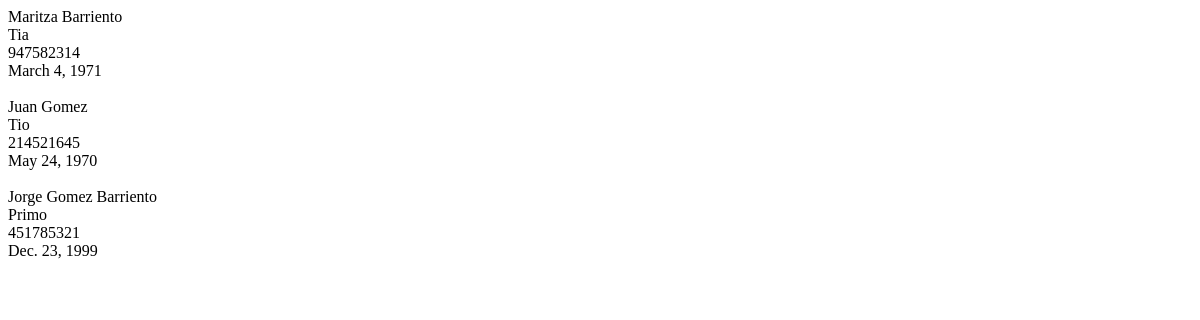
The app's page /filter/, older data.
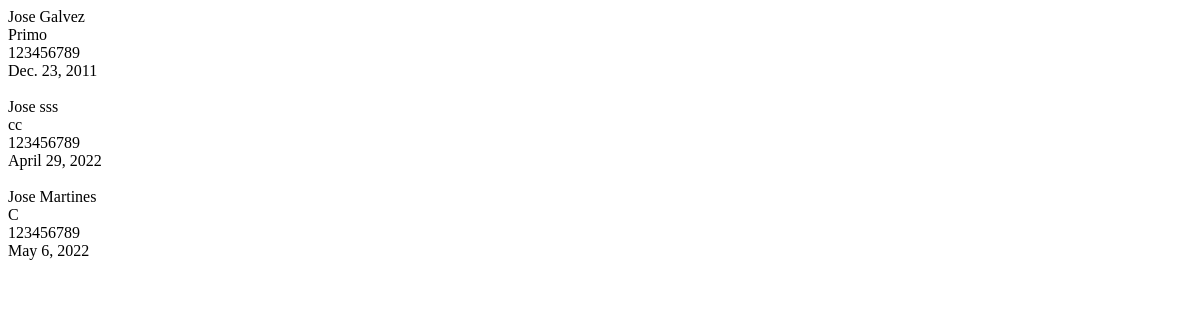
The same page, newer data.
### familiares/models.py (models this page shows)
class Persona(models.Model):
    name = models.CharField(max_length=200)
    surname = models.CharField(max_length=200)
    relationship = models.CharField(max_length=200)
    phone_number = models.PositiveIntegerField(
        validators=[
            MinValueValidator(100000000, message='Telephone number must contain 9 digits'),
            MaxValueValidator(999999999, message='Telephone number must contain 9 digits')
        ]
    )
    birth_date = models.DateField(auto_now_add=False,auto_now=False,null=True,blank=True)

### familiares/views.py (the view)
# urls.py: path('filter/',views.db, name='familiares-filter')
def db(request):
    filtro = Persona.objects.all()
    return render(request, 'familiares/filter.html',{'family_data':filtro})

### familiares/templates/familiares/filter.html (shortened to what this page needs)
<!DOCTYPE html>
<html lang="en">
<head>
</head>
<body>
    {% for i in family_data %}
        {{ i.name }} {{ i.surname }}<br>
        {{ i.relationship }}<br>
        {{ i.phone_number }}<br>
        {{ i.birth_date }} <br><br>
    {% endfor %}
</body>
</html>

Row changes from the older to the newer data that the page shows:
removed Persona: name "Maritza", surname "Barriento", relationship "Tia", phone_number "947582314", birth_date "March 4, 1971"
removed Persona: name "Juan", surname "Gomez", relationship "Tio", phone_number "214521645", birth_date "May 24, 1970"
removed Persona: name "Jorge", surname "Gomez Barriento", relationship "Primo", phone_number "451785321", birth_date "Dec. 23, 1999"
added Persona: name "Jose", surname "Galvez", relationship "Primo", phone_number "123456789", birth_date "Dec. 23, 2011"
added Persona: name "Jose", surname "sss", relationship "cc", phone_number "123456789", birth_date "April 29, 2022"
added Persona: name "Jose", surname "Martines", relationship "C", phone_number "123456789", birth_date "May 6, 2022"
